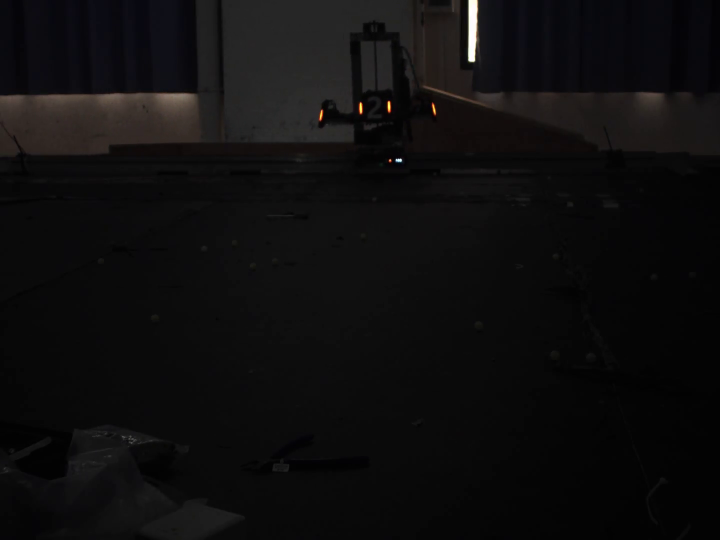
#> input picture frame 154 of data/armor/远距离平移.mp4, 1440 x 1080 px (shown at 1/2 size)
$ python tune_thresholds.py
#> lines starting #> are read from the running program, lines starting #| are printed output that depends on the picture; after the words box and inside, x2 and y2 are one past the last pixel; in counts of white or black regions, pixels touching at a corner belong together
### qA_aim/armor_step1.py
"""第一步：红色灯条与装甲板候选检测。按空格暂停，按 Q 退出。"""
from pathlib import Path
import argparse
import cv2
import numpy as np


def detect(frame, red_blue=45, red_green=25, brightness=110):
    b, g, r = cv2.split(frame)
    mask = ((r.astype(np.int16) - b.astype(np.int16) > red_blue) &
            (r.astype(np.int16) - g.astype(np.int16) > red_green) & (r > brightness)).astype(np.uint8) * 255
    mask = cv2.morphologyEx(mask, cv2.MORPH_CLOSE, np.ones((3, 3), np.uint8))
    contours, _ = cv2.findContours(mask, cv2.RETR_EXTERNAL, cv2.CHAIN_APPROX_SIMPLE)
    lights = []
    for contour in contours:
        if len(contour) < 5 or cv2.contourArea(contour) < 6:
            continue
        box = cv2.boxPoints(cv2.minAreaRect(contour))
        edges = np.roll(box, -1, axis=0) - box
        sizes = np.linalg.norm(edges, axis=1)
        length, width = float(max(sizes)), float(min(sizes))
        if length < 6 or width < 1 or not 1.8 < length / width < 25:
            continue
        axis = edges[int(np.argmax(sizes))] / length
        if abs(axis[1]) < 0.75:
            continue
        center = box.mean(axis=0)
        ends = sorted([center - axis * length / 2, center + axis * length / 2], key=lambda p: p[1])
        lights.append((center, length, np.array(ends)))
    lights.sort(key=lambda item: item[0][0])
    candidates = []
    for i, left in enumerate(lights):
        for j in range(i + 1, len(lights)):
            right = lights[j]
            height = (left[1] + right[1]) / 2
            gap = (right[0][0] - left[0][0]) / height
            offset = abs(right[0][1] - left[0][1]) / height
            ratio = min(left[1], right[1]) / max(left[1], right[1])
            a = left[2][1] - left[2][0]
            b = right[2][1] - right[2][0]
            parallel = abs(float(np.dot(a, b) / (np.linalg.norm(a) * np.linalg.norm(b))))
            if 0.8 < gap < 4 and offset < 0.6 and ratio > 0.55 and parallel > 0.94:
                score = abs(gap - 135 / 55) + offset + (1 - ratio)
                points = np.array([left[2][0], left[2][1], right[2][1], right[2][0]])
                candidates.append((score, i, j, points))
    used, armors = set(), []
    for _, i, j, points in sorted(candidates, key=lambda item: item[0]):
        if i not in used and j not in used:
            used.update((i, j))
            armors.append(points)
    return mask, lights, armors


def annotate(frame, lights, armors):
    output = frame.copy()
    for _, _, ends in lights:
        cv2.line(output, tuple(ends[0].astype(int)), tuple(ends[1].astype(int)), (0, 255, 255), 2)
    for points in armors:
        cv2.polylines(output, [points.astype(np.int32)], True, (0, 255, 0), 2)
        for label, point in zip(('LT', 'LB', 'RB', 'RT'), points):
            xy = tuple(point.astype(int))
            cv2.circle(output, xy, 3, (255, 255, 0), -1)
            cv2.putText(output, label, xy, cv2.FONT_HERSHEY_SIMPLEX, 0.5, (0, 255, 0), 1)
    return output


# [28 lines that do not run on import are left out]

### qA_aim/tune_thresholds.py
"""Interactive threshold tool: space pauses; S exports the current processing panel; Q exits."""
from pathlib import Path
import argparse
import json
import cv2
import numpy as np
from armor_step1 import detect, annotate
HERE=Path(__file__).resolve().parent


def panel(frame, parameters):
    mask,lights,armors=detect(frame,**parameters)
    result=annotate(frame,lights,armors)
    tiles=[cv2.resize(img,(640,480)) for img in (frame,cv2.cvtColor(mask,cv2.COLOR_GRAY2BGR),result)]
    for image,title in zip(tiles,['Original','Red mask','Detected lights and armor']):
        cv2.putText(image,title,(12,28),0,.65,(255,255,255),2)
    header=np.zeros((70,1920,3),np.uint8)
    label='  '.join(f'{k}={v}' for k,v in parameters.items())
    cv2.putText(header,label,(15,28),0,.7,(255,255,255),1)
    cv2.putText(header,'SPACE: pause/play    S: save parameters + panel    Q: exit',(15,57),0,.65,(255,255,255),1)
    return np.vstack([header,np.hstack(tiles)])


def save(frame,parameters,config=None,panel_output=None):
    config=HERE/'thresholds.json' if config is None else Path(config)
    panel_output=HERE/'figures'/'threshold_panel.png' if panel_output is None else Path(panel_output)
    panel_output.parent.mkdir(parents=True,exist_ok=True)
    config.parent.mkdir(parents=True,exist_ok=True)
    (HERE/'figures').mkdir(exist_ok=True)
    cv2.imwrite(str(panel_output),panel(frame,parameters))
    config.write_text(json.dumps(parameters,indent=2),encoding='utf-8')


def main():
    parser=argparse.ArgumentParser()
    parser.add_argument('--video',default=str(HERE.parent/'data'/'armor'/'远距离平移.mp4'))
    parser.add_argument('--export-preview',action='store_true',help='Export a processing panel without opening the interactive window')
    parser.add_argument('--config',type=Path,default=HERE/'thresholds.json')
    parser.add_argument('--panel-output',type=Path,default=HERE/'figures'/'threshold_panel.png')
    parser.add_argument('--title',default='Threshold tuner')
    args=parser.parse_args()
    cap=cv2.VideoCapture(args.video)
    ok,frame=cap.read()
#> frame is the input picture: shape (1080, 1440, 3); mean B, G, R 14.2, 13.9, 14.7
    if not ok: raise RuntimeError('Cannot read input video')
    parameters=dict(red_blue=45,red_green=25,brightness=110)
    config=args.config
    if config.exists(): parameters.update(json.loads(config.read_text(encoding='utf-8')))
#> (reads qA_aim/thresholds.json from the repository)
    if args.export_preview:
        save(frame,parameters,args.config,args.panel_output); cap.release(); return
    window=args.title
    cv2.namedWindow(window,cv2.WINDOW_NORMAL); cv2.resizeWindow(window,1440,550)
    for name,value in parameters.items(): cv2.createTrackbar(name,window,value,255,lambda value:None)
    paused=True
    try:
        while True:
            parameters={name:cv2.getTrackbarPos(name,window) for name in parameters}
            cv2.imshow(window,panel(frame,parameters))
#> in detect, `mask = ((r.astype(np.int16) - b.astype(np.int16) > red_blue) & (r.asty..`:
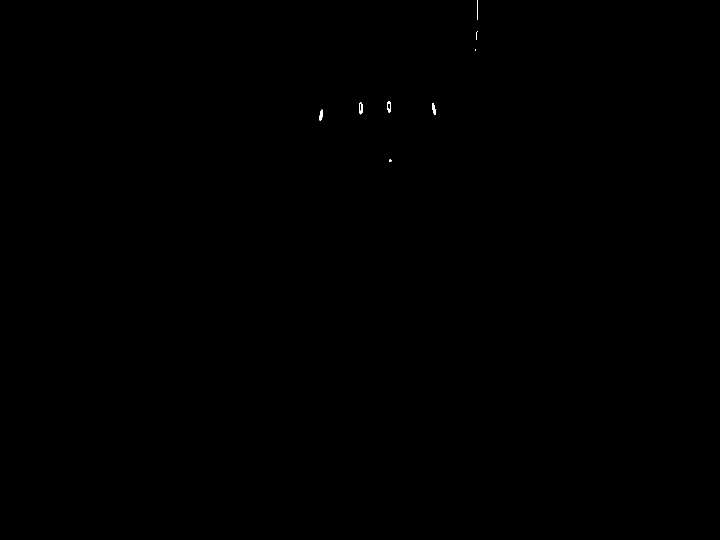
#> mask: shape (1080, 1440) (shown at 1/2 size); 0.04% white; 8 white regions (1 under 20 px), largest, box (x1, y1, x2, y2) and area: (718, 204, 726, 229) 125, (864, 206, 872, 230) 118, (638, 219, 646, 242) 113
#> in detect, `mask = cv2.morphologyEx(mask, cv2.MORPH_CLOSE, np.ones((3, 3), np.uint..`: mask: shape (1080, 1440); 0.04% white; 8 white regions (1 under 20 px)
#> in detect, `contours, _ = cv2.findContours(mask, cv2.RETR_EXTERNAL, cv2.CHAIN_APPR..`: contours = 8 contours, 3 with area under 20; largest, box (x1, y1, x2, y2) and area: (718, 204, 726, 229) 137, (775, 202, 782, 225) 119, (638, 219, 646, 242) 98, (864, 206, 872, 230) 97, (954, 0, 956, 40) 26
#> the loop in detect, `for contour in contours:` made 8 passes
#> (box, edges, sizes, length, width) on passes 1, 8: ([[782, 323], [778, 323], [778, 318], [782, 318]], [[-4, 0], [0, -5], [4, 0], [0, 5]], [4, 5, 4, 5], 5, 4), ([[955, 39], [954, 39], [954, 0], [955, 0]], [[-1, 0], [0, -39], [1, 0], [0, 39]], [1, 39, 1, 39], 39, 1)
#> (box, edges, sizes, length, width, axis, center, ends) on passes 4 to 5: ([[725, 228], [718, 228], [718, 204], [725, 204]], [[-7, 0], [0, -24], [7, 0], [0, 24]], [7, 24, 7, 24], 24, 7, [0, -1], [721.5, 216], [[721.5, 204], [721.5, 228]]), ([[781, 224], [775, 224], [775, 202], [781, 202]], [[-6, 0], [0, -22], [6, 0], [0, 22]], [6, 22, 6, 22], 22, 6, [0, -1], [778, 213], [[778, 202], [778, 224]])
#> after the loop in detect, `for contour in contours:`: lights = 5 items
#> the loop in detect, `for i, left in enumerate(lights):` made 5 passes
#> left on passes 1 to 5: ([642, 230], 22.36, [[644.2, 219], [639.8, 241]]), ([721.5, 216], 24, [[721.5, 204], [721.5, 228]]), ([778, 213], 22, [[778, 202], [778, 224]]), ([867.5, 217.5], 23.97, [[864.9, 205.8], [870.1, 229.2]]), ([952.6, 70.47], 17.09, [[953.1, 61.94], [952, 79]])
#> after the loop in detect, `for i, left in enumerate(lights):`: candidates = [(0.216, 1, 2, [[721.5, 204], [721.5, 228], [778, 224], [778, 202]]), (1.72, 2, 3, [[778, 202], [778, 224], [870.1, 229.2], [864.9, 205.8]])]
#> the loop in detect, `for _, i, j, points in sorted(candidates, key=lambda item: item[0]):` made 2 passes
#> (i, j, points) on passes 1 to 2: (1, 2, [[721.5, 204], [721.5, 228], [778, 224], [778, 202]]), (2, 3, [[778, 202], [778, 224], [870.1, 229.2], [864.9, 205.8]])
#> after the loop in detect, `for _, i, j, points in sorted(candidates, key=lambda item: item[0]):`: armors = [[[721.5, 204], [721.5, 228], [778, 224], [778, 202]]]; used = 2 items
#> in panel, `mask,lights,armors=detect(frame,**parameters)`: lights = 5 items
#> the loop in annotate, `for _, _, ends in lights:` made 5 passes
#> ends on passes 1 to 5: [[644.2, 219], [639.8, 241]], [[721.5, 204], [721.5, 228]], [[778, 202], [778, 224]], [[864.9, 205.8], [870.1, 229.2]], [[953.1, 61.94], [952, 79]]
#> after the loop in annotate, `for _, _, ends in lights:`: output: shape (1080, 1440, 3); 0.02% of pixels changed, all inside (x1, y1, x2, y2) = (638, 60, 955, 242)
#> the loop in annotate, `for points in armors:` made 1 pass
#> points on pass 1: [[721.5, 204], [721.5, 228], [778, 224], [778, 202]]
#> after the loop in annotate, `for points in armors:`:
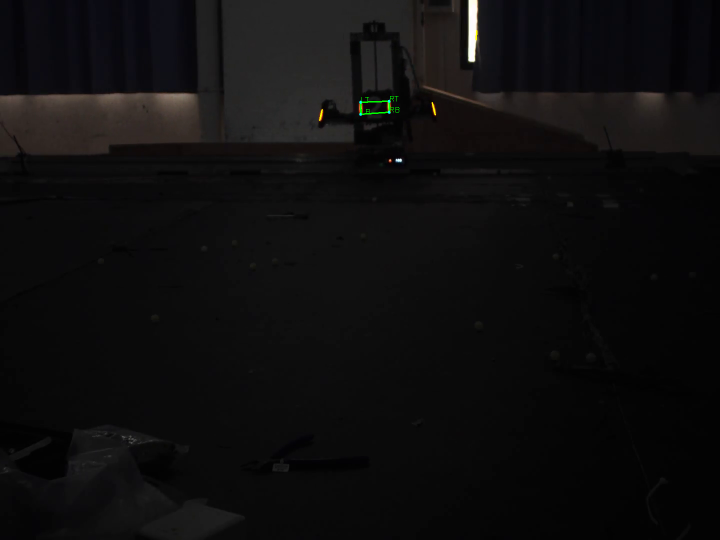
#> output: shape (1080, 1440, 3) (shown at 1/2 size); mean B, G, R 14.2, 14, 14.6
#> in panel, `tiles=[cv2.resize(img,(640,480)) for img in (frame,cv2.cvtColor(mask,c..`: tiles = 3 items
#> the loop in panel, `for image,title in zip(tiles,['Original','Red mask','Detected lights a..` made 3 passes
#> in panel, `header=np.zeros((70,1920,3),np.uint8)`: header: shape (70, 1920, 3); every value is 0
#> in panel, `cv2.putText(header,'SPACE: pause/play    S: save parameters + panel   ..`:
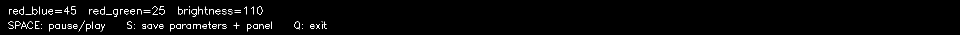
#> header: shape (70, 1920, 3) (shown at 1/2 size); 1.6% white in thin lines or dots, all inside (x1, y1, x2, y2) = (17, 13, 654, 63)
#> in panel, `return np.vstack([header,np.hstack(tiles)])`:
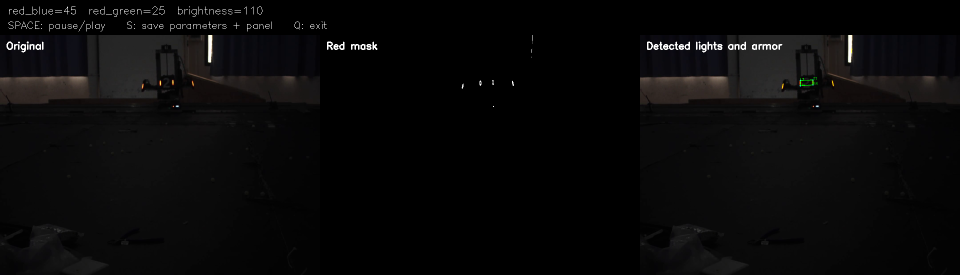
#> returned value: shape (550, 1920, 3) (shown at 1/2 size); mean of channels 0, 1, 2 9.5, 9.3, 9.8; drawn as B, G, R
            key=cv2.waitKey(30)&255
#> (key q is pressed here)
            if key in (ord('q'),27) or cv2.getWindowProperty(window,cv2.WND_PROP_VISIBLE)<1: break
            if key==32: paused=not paused
            if key==ord('s'): save(frame,parameters,args.config,args.panel_output)
            if not paused:
                ok,new=cap.read()
                if not ok:
                    cap.set(cv2.CAP_PROP_POS_FRAMES,0); ok,new=cap.read()
                if ok: frame=new
    finally:
        cap.release(); cv2.destroyAllWindows()


if __name__=='__main__': main()
